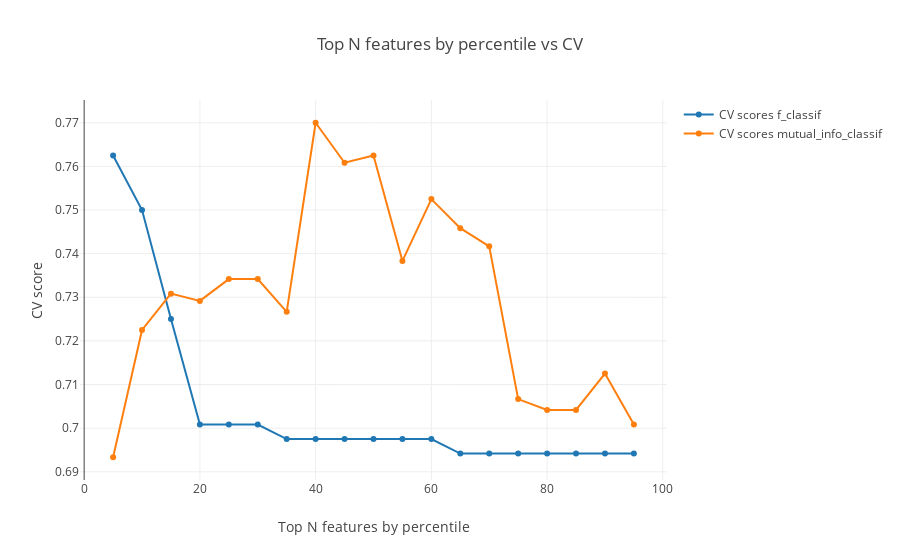

Source (notebook cell):
### Code cell
data = [go.Scatter(
        x = list(range(5, 100, 5)),
        y = scores_dict['f_classif'],
        name = 'CV scores f_classif'
    ), go.Scatter(
        x = list(range(5, 100, 5)),
        y = scores_dict['mutual_info_classif'],
        name = 'CV scores mutual_info_classif')]
layout = go.Layout(dict(title = "Top N features by percentile vs CV",
                  xaxis = dict(title = 'Top N features by percentile'),
                  yaxis = dict(title = 'CV score'),
                  ))
py.iplot(dict(data=data, layout=layout), filename='basic-line')

### Figure 1 — Plotly figure (JSON) as saved in the notebook; plotly's stock layout.template omitted (floating-point values rounded to 4 significant figures)
{"data": [{"name": "CV scores f_classif", "type": "scatter", "uid": "0dfde906-3c02-4bf8-bd38-4262268b822d", "x": [5, 10, 15, 20, 25, 30, 35, 40, 45, 50, 55, 60, 65, 70, 75, 80, 85, 90, 95], "y": [0.7625, 0.75, 0.725, 0.7008, 0.7008, 0.7008, 0.6975, 0.6975, 0.6975, 0.6975, 0.6975, 0.6975, 0.6942, 0.6942, 0.6942, 0.6942, 0.6942, 0.6942, 0.6942]}, {"name": "CV scores mutual_info_classif", "type": "scatter", "uid": "71c91bff-dfad-4c2f-86ca-b4f836f69dac", "x": [5, 10, 15, 20, 25, 30, 35, 40, 45, 50, 55, 60, 65, 70, 75, 80, 85, 90, 95], "y": [0.6933, 0.7225, 0.7308, 0.7292, 0.7342, 0.7342, 0.7267, 0.77, 0.7608, 0.7625, 0.7383, 0.7525, 0.7458, 0.7417, 0.7067, 0.7042, 0.7042, 0.7125, 0.7008]}], "layout": {"title": {"text": "Top N features by percentile vs CV"}, "xaxis": {"title": {"text": "Top N features by percentile"}}, "yaxis": {"title": {"text": "CV score"}}}}
